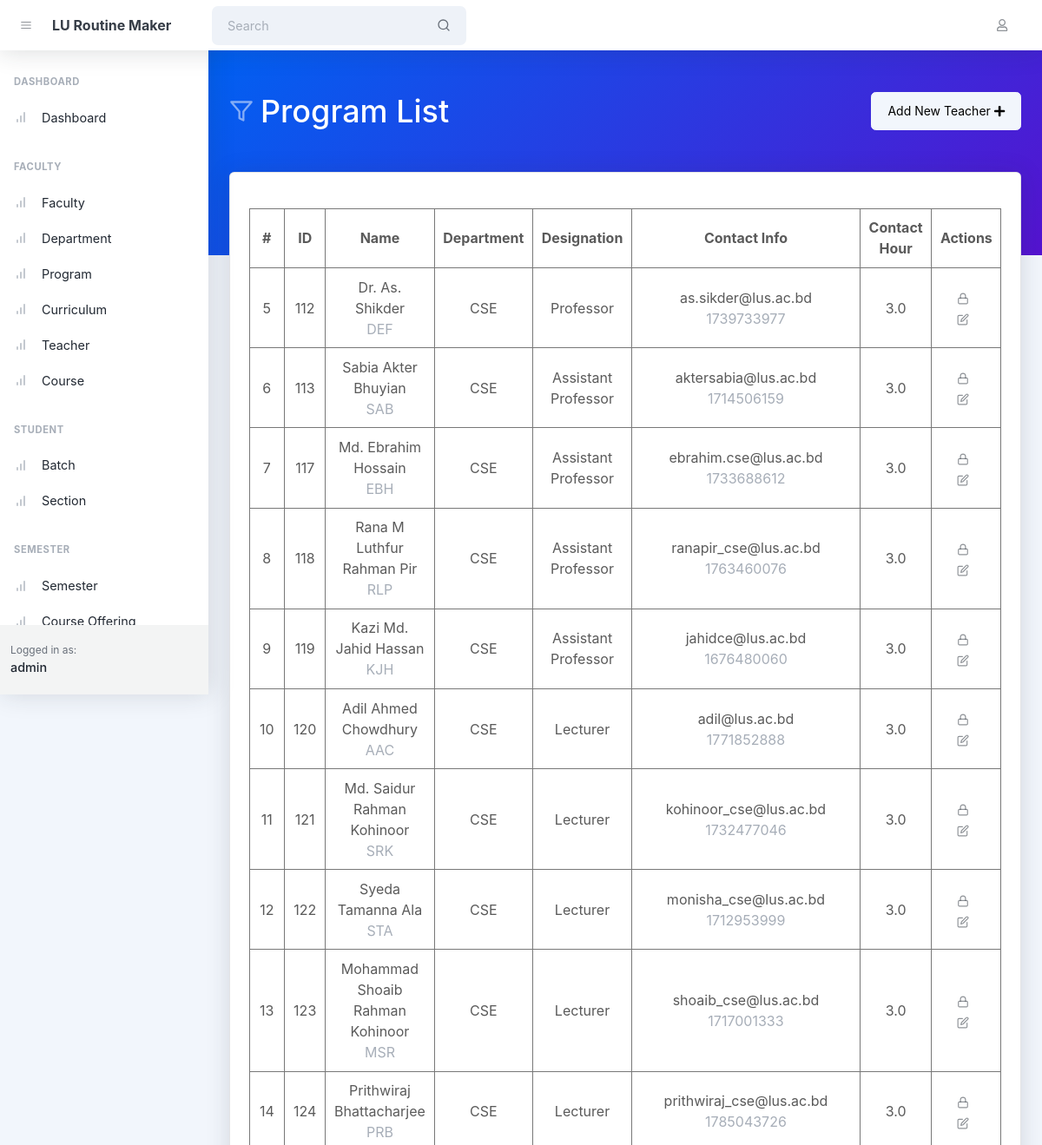
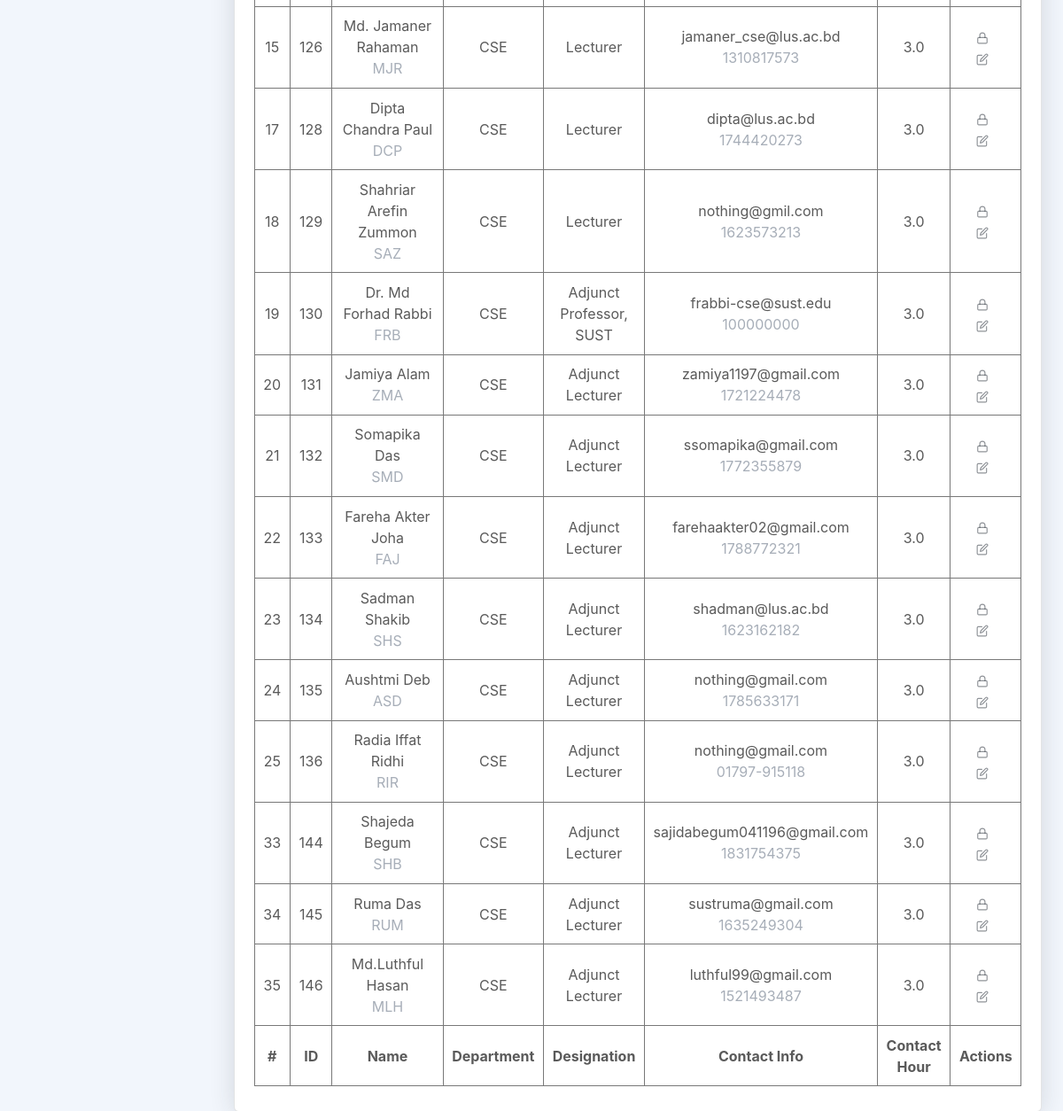
/teachers/ (signed in), run on the app's committed database (2 pictures, top to bottom).
### faculty/models.py (models this page shows, shortened)
class Teacher(AbstractTimestampModel):
    class FacultyType(models.TextChoices):
        PERMANENT = 'permanent', _('Permanent')
        Other = 'other', _('other')
    teacher_id = models.CharField(verbose_name=_(
        'Teacher ID'), max_length=255, unique=True)
    first_name = models.CharField(verbose_name=_('First Name'), max_length=128)
    last_name = models.CharField(verbose_name=_('Last Name'), max_length=128)
    name_initials = models.CharField(verbose_name=_(
        'Name Initials'), max_length=32, unique=True)
    department = models.ForeignKey(
        verbose_name=_('Department'),
        to='faculty.Department',
        related_name='teachers',
        on_delete=models.CASCADE,
        null=True
    )
    designation = models.CharField(
        verbose_name=_('Designation'), max_length=255)
    type = models.CharField(
        verbose_name=_('Faculty Type'),
        choices=FacultyType.choices,
        max_length=12,
        default='permanent'
    )
    contact_number = models.CharField(
        verbose_name=_('Contact Number'), max_length=20)
    email = models.EmailField(verbose_name=_('Email'))
    contact_hour = models.FloatField(verbose_name=_('Contact Hour'))
    class Meta:
        verbose_name = _('Teacher')
        verbose_name_plural = _('Teachers')

class Department(AbstractTimestampModel):
    department_id = models.CharField(verbose_name=_(
        'Short Code'), max_length=32, unique=True)
    title = models.CharField(verbose_name=_(
        'Title'), max_length=255, unique=True)
    faculty = models.ForeignKey(
        verbose_name=_('Faculty'),
        to='faculty.Faculty',
        related_name='departments',
        on_delete=models.CASCADE,
        null=True
    )
    class Meta:
        verbose_name = _('Department')
        verbose_name_plural = _('Departments')

### faculty/views.py (the view)
# urls.py: path('teachers/', views.TeacherListView.as_view(), name='teacher_list'),
@method_decorator(login_required, name='dispatch')
class TeacherListView(ListView):
    model = Teacher
    template_name = 'teacher_list.html'
    context_object_name = 'teachers'
    def get_context_data(self, **kwargs):
        context = super().get_context_data(**kwargs)
        context['user'] = self.request.user
        return context

### faculty/templates/teacher_list.html (shortened to what this page needs)
{% extends 'base.html' %} {% block body_header %}
<header
  class="page-header page-header-dark bg-gradient-primary-to-secondary pb-10"
>
  <div class="container-xl px-4">
    <div class="page-header-content pt-4">
      <div class="d-flex justify-content-between">
        <div class="col-auto mt-4">
          <h1 class="page-header-title">
            <div class="page-header-icon"><i data-feather="filter"></i></div>
            Program List
          </h1>
        </div>
        <div class="mt-4">
          <a href="{% url 'faculty:teacher_create' %}" class="btn btn-light"
            >Add New Teacher&nbsp;<i class="fas fa-plus"></i>
          </a>
        </div>
      </div>
    </div>
  </div>
</header>
{% endblock body_header %} {% block body %}
<div class="container-xl px-4 mt-n10">
  <div class="card mb-4">
    <div class="card-body">
      <table id="datatablesSimple">
        <thead>
          <tr>
            <th>#</th>
            <th>ID</th>
            <th>Name</th>
            <th>Department</th>
            <th>Designation</th>
            <th>Contact Info</th>
            <th>Contact Hour</th>
            <th>Actions</th>
          </tr>
        </thead>
        <tfoot>
          <tr>
            <th>#</th>
            <th>ID</th>
            <th>Name</th>
            <th>Department</th>
            <th>Designation</th>
            <th>Contact Info</th>
            <th>Contact Hour</th>
            <th>Actions</th>
          </tr>
        </tfoot>
        <tbody>
          {% for teacher in teachers %}
          <tr>
            <td>{{teacher.id}}</td>
            <td>{{teacher.teacher_id}}</td>
            <td>
              {{ teacher.first_name }} {{teacher.last_name}}
              <p class="text-muted m-0">{{teacher.name_initials}}</p>
            </td>
            <td>{{ teacher.department.department_id }}</td>
            <td>{{ teacher.designation }}</td>
            <td>
              {{ teacher.email }}
              <p class="text-muted m-0">{{teacher.contact_number}}</p>
            </td>
            <td>{{ teacher.contact_hour }}</td>
            <td class="text-center">
              <button
                class="btn btn-datatable btn-icon btn-transparent-dark me-2"
                onclick="genResetLink({{teacher.id}})"
                data-bs-toggle="modal"
                data-bs-target="#exampleModal"
              >
                <i data-feather="lock"></i>
              </button>
              <a
                href="{% url 'faculty:teacher_update' %}?id={{teacher.id}}"
                class="btn btn-datatable btn-icon btn-transparent-dark me-2"
                ><i data-feather="edit"></i
              ></a>
            </td>
          </tr>
          {% endfor %}
        </tbody>
      </table>
    </div>
  </div>
</div>
{% endblock %}

### data on the page
Teacher: id "5", teacher_id "112", first_name "Dr.", last_name "As. Shikder", name_initials "DEF", department.department_id "CSE", designation "Professor", email "as.sikder@lus.ac.bd", contact_number "1739733977", contact_hour "3.0"
Teacher: id "6", teacher_id "113", first_name "Sabia", last_name "Akter Bhuyian", name_initials "SAB", department.department_id "CSE", designation "Assistant Professor", email "aktersabia@lus.ac.bd", contact_number "1714506159", contact_hour "3.0"
Teacher: id "7", teacher_id "117", first_name "Md. Ebrahim", last_name "Hossain", name_initials "EBH", department.department_id "CSE", designation "Assistant Professor", email "ebrahim.cse@lus.ac.bd", contact_number "1733688612", contact_hour "3.0"
Teacher: id "8", teacher_id "118", first_name "Rana M", last_name "Luthfur Rahman Pir", name_initials "RLP", department.department_id "CSE", designation "Assistant Professor", email "ranapir_cse@lus.ac.bd", contact_number "1763460076", contact_hour "3.0"
Teacher: id "9", teacher_id "119", first_name "Kazi Md.", last_name "Jahid Hassan", name_initials "KJH", department.department_id "CSE", designation "Assistant Professor", email "jahidce@lus.ac.bd", contact_number "1676480060", contact_hour "3.0"
Teacher: id "10", teacher_id "120", first_name "Adil Ahmed", last_name "Chowdhury", name_initials "AAC", department.department_id "CSE", designation "Lecturer", email "adil@lus.ac.bd", contact_number "1771852888", contact_hour "3.0"
Teacher: id "11", teacher_id "121", first_name "Md. Saidur", last_name "Rahman Kohinoor", name_initials "SRK", department.department_id "CSE", designation "Lecturer", email "kohinoor_cse@lus.ac.bd", contact_number "1732477046", contact_hour "3.0"
Teacher: id "12", teacher_id "122", first_name "Syeda Tamanna", last_name "Ala", name_initials "STA", department.department_id "CSE", designation "Lecturer", email "monisha_cse@lus.ac.bd", contact_number "1712953999", contact_hour "3.0"
Teacher: id "13", teacher_id "123", first_name "Mohammad Shoaib", last_name "Rahman Kohinoor", name_initials "MSR", department.department_id "CSE", designation "Lecturer", email "shoaib_cse@lus.ac.bd", contact_number "1717001333", contact_hour "3.0"
Teacher: id "14", teacher_id "124", first_name "Prithwiraj", last_name "Bhattacharjee", name_initials "PRB", department.department_id "CSE", designation "Lecturer", email "prithwiraj_cse@lus.ac.bd", contact_number "1785043726", contact_hour "3.0"
Teacher: id "15", teacher_id "126", first_name "Md. Jamaner", last_name "Rahaman", name_initials "MJR", department.department_id "CSE", designation "Lecturer", email "jamaner_cse@lus.ac.bd", contact_number "1310817573", contact_hour "3.0"
Teacher: id "17", teacher_id "128", first_name "Dipta Chandra", last_name "Paul", name_initials "DCP", department.department_id "CSE", designation "Lecturer", email "dipta@lus.ac.bd", contact_number "1744420273", contact_hour "3.0"
Teacher: id "18", teacher_id "129", first_name "Shahriar Arefin", last_name "Zummon", name_initials "SAZ", department.department_id "CSE", designation "Lecturer", email "nothing@gmil.com", contact_number "1623573213", contact_hour "3.0"
Teacher: id "19", teacher_id "130", first_name "Dr. Md Forhad", last_name "Rabbi", name_initials "FRB", department.department_id "CSE", designation "Adjunct Professor, SUST", email "frabbi-cse@sust.edu", contact_number "100000000", contact_hour "3.0"
Teacher: id "20", teacher_id "131", first_name "Jamiya", last_name "Alam", name_initials "ZMA", department.department_id "CSE", designation "Adjunct Lecturer", email "zamiya1197@gmail.com", contact_number "1721224478", contact_hour "3.0"
Teacher: id "21", teacher_id "132", first_name "Somapika", last_name "Das", name_initials "SMD", department.department_id "CSE", designation "Adjunct Lecturer", email "ssomapika@gmail.com", contact_number "1772355879", contact_hour "3.0"
Teacher: id "22", teacher_id "133", first_name "Fareha", last_name "Akter Joha", name_initials "FAJ", department.department_id "CSE", designation "Adjunct Lecturer", email "farehaakter02@gmail.com", contact_number "1788772321", contact_hour "3.0"
Teacher: id "23", teacher_id "134", first_name "Sadman", last_name "Shakib", name_initials "SHS", department.department_id "CSE", designation "Adjunct Lecturer", email "shadman@lus.ac.bd", contact_number "1623162182", contact_hour "3.0"
Teacher: id "24", teacher_id "135", first_name "Aushtmi", last_name "Deb", name_initials "ASD", department.department_id "CSE", designation "Adjunct Lecturer", email "nothing@gmail.com", contact_number "1785633171", contact_hour "3.0"
Teacher: id "25", teacher_id "136", first_name "Radia", last_name "Iffat Ridhi", name_initials "RIR", department.department_id "CSE", designation "Adjunct Lecturer", email "nothing@gmail.com", contact_number "01797-915118", contact_hour "3.0"
Teacher: id "33", teacher_id "144", first_name "Shajeda", last_name "Begum", name_initials "SHB", department.department_id "CSE", designation "Adjunct Lecturer", email "sajidabegum041196@gmail.com", contact_number "1831754375", contact_hour "3.0"
Teacher: id "34", teacher_id "145", first_name "Ruma", last_name "Das", name_initials "RUM", department.department_id "CSE", designation "Adjunct Lecturer", email "sustruma@gmail.com", contact_number "1635249304", contact_hour "3.0"
Teacher: id "35", teacher_id "146", first_name "Md.Luthful", last_name "Hasan", name_initials "MLH", department.department_id "CSE", designation "Adjunct Lecturer", email "luthful99@gmail.com", contact_number "1521493487", contact_hour "3.0"
